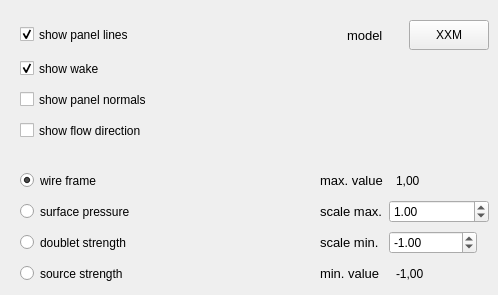
      <widget class="QWidget" name="graphFlowModel">
       <attribute name="title">
        <string>Flow Model</string>
       </attribute>
       <widget class="QWidget" name="gridLayoutWidget_4">
        <property name="geometry">
         <rect>
          <x>20</x>
          <y>20</y>
          <width>469</width>
          <height>266</height>
         </rect>
        </property>
        <layout class="QGridLayout" name="graphicsPanelingLayout">
         <item row="8" column="2">
          <widget class="QLabel" name="labelGraphicsFlowRenderRangeMin">
           <property name="font">
            <font>
             <pointsize>10</pointsize>
            </font>
           </property>
           <property name="text">
            <string>min. value</string>
           </property>
          </widget>
         </item>
         <item row="8" column="3">
          <widget class="QLabel" name="graphicsFlowRenderRangeMin">
           <property name="sizePolicy">
            <sizepolicy hsizetype="Fixed" vsizetype="Preferred">
             <horstretch>0</horstretch>
             <verstretch>0</verstretch>
            </sizepolicy>
           </property>
           <property name="baseSize">
            <size>
             <width>80</width>
             <height>0</height>
            </size>
           </property>
           <property name="text">
            <string>-1,00</string>
           </property>
           <property name="indent">
            <number>7</number>
           </property>
          </widget>
         </item>
         <item row="5" column="1">
          <spacer name="horizontalSpacer_2">
           <property name="orientation">
            <enum>Qt::Horizontal</enum>
           </property>
           <property name="sizeType">
            <enum>QSizePolicy::Fixed</enum>
           </property>
           <property name="sizeHint" stdset="0">
            <size>
             <width>20</width>
             <height>20</height>
            </size>
           </property>
          </spacer>
         </item>
         <item row="7" column="0">
          <widget class="QRadioButton" name="graphicsFlowRenderDoublet">
           <property name="sizePolicy">
            <sizepolicy hsizetype="MinimumExpanding" vsizetype="Fixed">
             <horstretch>0</horstretch>
             <verstretch>0</verstretch>
            </sizepolicy>
           </property>
           <property name="minimumSize">
            <size>
             <width>0</width>
             <height>25</height>
            </size>
           </property>
           <property name="text">
            <string>doublet strength</string>
           </property>
          </widget>
         </item>
         <item row="8" column="0">
          <widget class="QRadioButton" name="graphicsFlowRenderSource">
           <property name="sizePolicy">
            <sizepolicy hsizetype="MinimumExpanding" vsizetype="Fixed">
             <horstretch>0</horstretch>
             <verstretch>0</verstretch>
            </sizepolicy>
           </property>
           <property name="minimumSize">
            <size>
             <width>0</width>
             <height>25</height>
            </size>
           </property>
           <property name="text">
            <string>source strength</string>
           </property>
          </widget>
         </item>
         <item row="5" column="2">
          <widget class="QLabel" name="labelGraphicsFlowRenderRangeMax">
           <property name="font">
            <font>
             <pointsize>10</pointsize>
            </font>
           </property>
           <property name="text">
            <string>max. value</string>
           </property>
          </widget>
         </item>
         <item row="5" column="3" alignment="Qt::AlignLeft">
          <widget class="QLabel" name="graphicsFlowRenderRangeMax">
           <property name="sizePolicy">
            <sizepolicy hsizetype="Fixed" vsizetype="Preferred">
             <horstretch>0</horstretch>
             <verstretch>0</verstretch>
            </sizepolicy>
           </property>
           <property name="baseSize">
            <size>
             <width>80</width>
             <height>0</height>
            </size>
           </property>
           <property name="text">
            <string>1,00</string>
           </property>
           <property name="indent">
            <number>7</number>
           </property>
          </widget>
         </item>
         <item row="6" column="0">
          <widget class="QRadioButton" name="graphicsFlowRenderCP">
           <property name="sizePolicy">
            <sizepolicy hsizetype="MinimumExpanding" vsizetype="Fixed">
             <horstretch>0</horstretch>
             <verstretch>0</verstretch>
            </sizepolicy>
           </property>
           <property name="minimumSize">
            <size>
             <width>0</width>
             <height>25</height>
            </size>
           </property>
           <property name="text">
            <string>surface pressure</string>
           </property>
           <property name="checked">
            <bool>false</bool>
           </property>
          </widget>
         </item>
         <item row="6" column="2">
          <widget class="QLabel" name="labelGraphicsFlowRenderScaleMax">
           <property name="font">
            <font>
             <pointsize>10</pointsize>
            </font>
           </property>
           <property name="text">
            <string>scale max.</string>
           </property>
          </widget>
         </item>
         <item row="2" column="0">
          <widget class="QCheckBox" name="graphicsFlowShowPanelNormals">
           <property name="sizePolicy">
            <sizepolicy hsizetype="MinimumExpanding" vsizetype="Fixed">
             <horstretch>0</horstretch>
             <verstretch>0</verstretch>
            </sizepolicy>
           </property>
           <property name="minimumSize">
            <size>
             <width>0</width>
             <height>25</height>
            </size>
           </property>
           <property name="text">
            <string>show panel normals</string>
           </property>
          </widget>
         </item>
         <item row="3" column="0">
          <widget class="QCheckBox" name="graphicsFlowShowFlowDirection">
           <property name="sizePolicy">
            <sizepolicy hsizetype="MinimumExpanding" vsizetype="Fixed">
             <horstretch>0</horstretch>
             <verstretch>0</verstretch>
            </sizepolicy>
           </property>
           <property name="minimumSize">
            <size>
             <width>0</width>
             <height>25</height>
            </size>
           </property>
           <property name="text">
            <string>show flow direction</string>
           </property>
          </widget>
         </item>
         <item row="5" column="0">
          <widget class="QRadioButton" name="graphicsFlowRenderWireFrame">
           <property name="sizePolicy">
            <sizepolicy hsizetype="MinimumExpanding" vsizetype="Fixed">
             <horstretch>0</horstretch>
             <verstretch>0</verstretch>
            </sizepolicy>
           </property>
           <property name="minimumSize">
            <size>
             <width>0</width>
             <height>25</height>
            </size>
           </property>
           <property name="text">
            <string>wire frame</string>
           </property>
           <property name="checked">
            <bool>true</bool>
           </property>
          </widget>
         </item>
         <item row="7" column="3">
          <widget class="QDoubleSpinBox" name="doubleGraphicsRenderScaleMin">
           <property name="sizePolicy">
            <sizepolicy hsizetype="Fixed" vsizetype="Fixed">
             <horstretch>1</horstretch>
             <verstretch>0</verstretch>
            </sizepolicy>
           </property>
           <property name="minimumSize">
            <size>
             <width>80</width>
             <height>0</height>
            </size>
           </property>
           <property name="baseSize">
            <size>
             <width>80</width>
             <height>0</height>
            </size>
           </property>
           <property name="minimum">
            <double>-1000000000.000000000000000</double>
           </property>
           <property name="maximum">
            <double>1000000000.000000000000000</double>
           </property>
           <property name="singleStep">
            <double>0.100000000000000</double>
           </property>
           <property name="value">
            <double>-1.000000000000000</double>
           </property>
          </widget>
         </item>
         <item row="1" column="0">
          <widget class="QCheckBox" name="graphicsFlowShowWake">
           <property name="sizePolicy">
            <sizepolicy hsizetype="MinimumExpanding" vsizetype="Fixed">
             <horstretch>0</horstretch>
             <verstretch>0</verstretch>
            </sizepolicy>
           </property>
           <property name="minimumSize">
            <size>
             <width>0</width>
             <height>25</height>
            </size>
           </property>
           <property name="text">
            <string>show wake</string>
           </property>
           <property name="checked">
            <bool>true</bool>
           </property>
          </widget>
         </item>
         <item row="4" column="0">
          <spacer name="verticalSpacer_2">
           <property name="orientation">
            <enum>Qt::Vertical</enum>
           </property>
           <property name="sizeType">
            <enum>QSizePolicy::MinimumExpanding</enum>
           </property>
           <property name="sizeHint" stdset="0">
            <size>
             <width>20</width>
             <height>13</height>
            </size>
           </property>
          </spacer>
         </item>
         <item row="6" column="3">
          <widget class="QDoubleSpinBox" name="doubleGraphicsRenderScaleMax">
           <property name="enabled">
            <bool>true</bool>
           </property>
           <property name="sizePolicy">
            <sizepolicy hsizetype="Fixed" vsizetype="Fixed">
             <horstretch>1</horstretch>
             <verstretch>0</verstretch>
            </sizepolicy>
           </property>
           <property name="minimumSize">
            <size>
             <width>100</width>
             <height>0</height>
            </size>
           </property>
           <property name="baseSize">
            <size>
             <width>80</width>
             <height>22</height>
            </size>
           </property>
           <property name="prefix">
            <string notr="true"/>
           </property>
           <property name="suffix">
            <string notr="true"/>
           </property>
           <property name="minimum">
            <double>-1000000000.000000000000000</double>
           </property>
           <property name="maximum">
            <double>1000000000.000000000000000</double>
           </property>
           <property name="singleStep">
            <double>0.100000000000000</double>
           </property>
           <property name="value">
            <double>1.000000000000000</double>
           </property>
          </widget>
         </item>
         <item row="7" column="2">
          <widget class="QLabel" name="labelGraphicsFlowRenderScaleMin">
           <property name="font">
            <font>
             <pointsize>10</pointsize>
            </font>
           </property>
           <property name="text">
            <string>scale min.</string>
           </property>
          </widget>
         </item>
         <item row="0" column="3">
          <widget class="QPushButton" name="graphicsFlowSelectModel">
           <property name="enabled">
            <bool>true</bool>
           </property>
           <property name="sizePolicy">
            <sizepolicy hsizetype="Fixed" vsizetype="Fixed">
             <horstretch>0</horstretch>
             <verstretch>0</verstretch>
            </sizepolicy>
           </property>
           <property name="minimumSize">
            <size>
             <width>60</width>
             <height>30</height>
            </size>
           </property>
           <property name="baseSize">
            <size>
             <width>60</width>
             <height>25</height>
            </size>
           </property>
           <property name="layoutDirection">
            <enum>Qt::RightToLeft</enum>
           </property>
           <property name="text">
            <string>XXM</string>
           </property>
          </widget>
         </item>
         <item row="0" column="0">
          <widget class="QCheckBox" name="graphicsFlowShowPanelLines">
           <property name="sizePolicy">
            <sizepolicy hsizetype="MinimumExpanding" vsizetype="Fixed">
             <horstretch>0</horstretch>
             <verstretch>0</verstretch>
            </sizepolicy>
           </property>
           <property name="minimumSize">
            <size>
             <width>0</width>
             <height>25</height>
            </size>
           </property>
           <property name="text">
            <string>show panel lines</string>
           </property>
           <property name="checked">
            <bool>true</bool>
           </property>
          </widget>
         </item>
         <item row="0" column="2" alignment="Qt::AlignRight">
          <widget class="QLabel" name="labelGraphicsFlowModel">
           <property name="font">
            <font>
             <pointsize>10</pointsize>
            </font>
           </property>
           <property name="text">
            <string>model</string>
           </property>
          </widget>
         </item>
        </layout>
       </widget>
      </widget>
